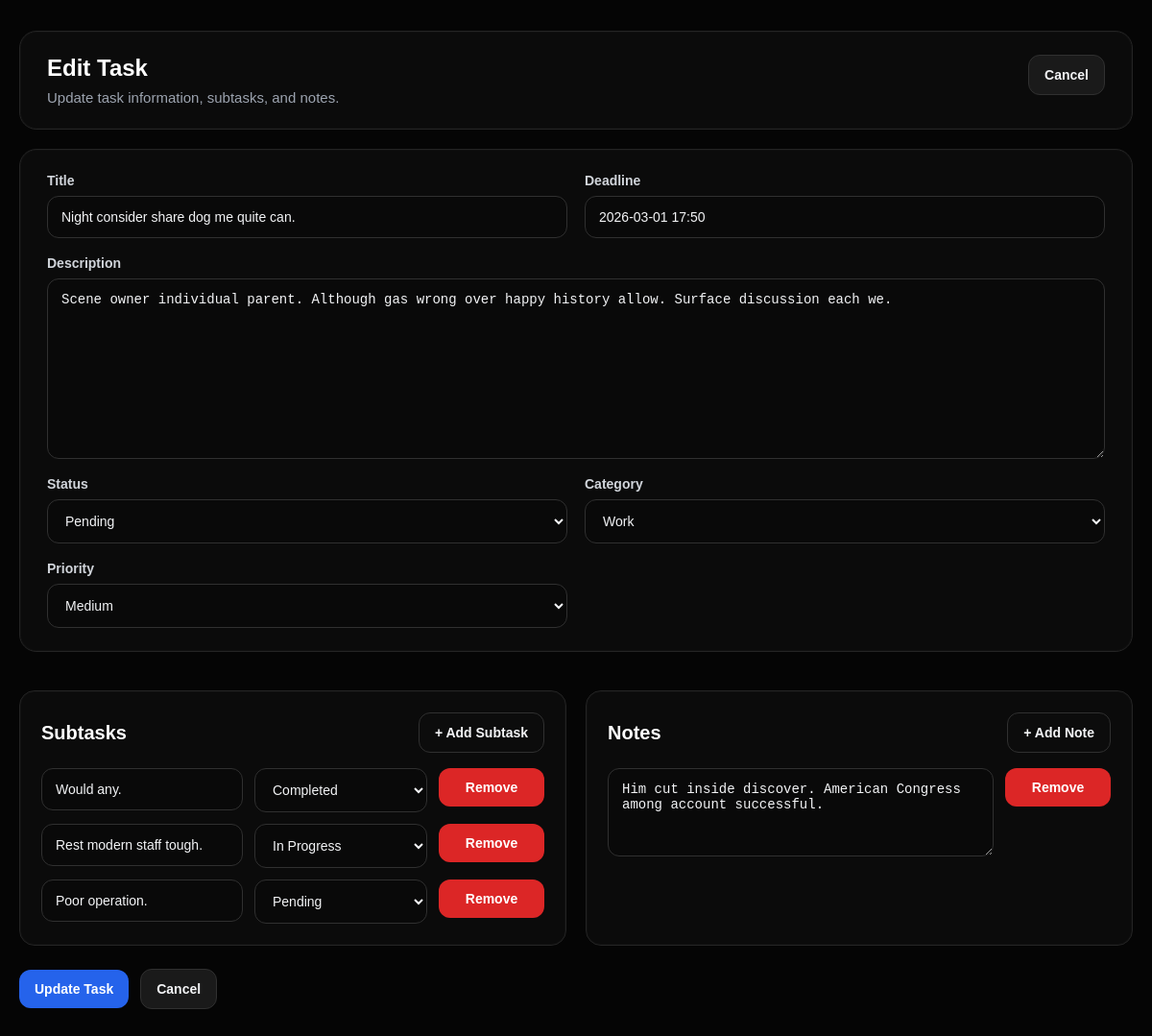
Page /tasks/9/edit/ (signed in) on the committed database.
### Hangarin/models.py (models this page shows, shortened)
class BaseModel(models.Model):
    created_at = models.DateTimeField(auto_now_add=True)
    updated_at = models.DateTimeField(auto_now=True)
    class Meta:
        abstract = True

class Task(BaseModel):
    title = models.CharField(max_length=255)
    description = models.TextField()
    deadline = models.DateTimeField()
    status = models.CharField(
        max_length=50,
        choices=StatusChoices.choices,
        default=StatusChoices.PENDING
    )
    category = models.ForeignKey(Category, on_delete=models.CASCADE, related_name="tasks")
    priority = models.ForeignKey(Priority, on_delete=models.CASCADE, related_name="tasks")

class SubTask(BaseModel):
    parent_task = models.ForeignKey(Task, on_delete=models.CASCADE, related_name="subtasks")
    title = models.CharField(max_length=255)
    status = models.CharField(
        max_length=50,
        choices=StatusChoices.choices,
        default=StatusChoices.PENDING
    )

class Note(BaseModel):
    task = models.ForeignKey(Task, on_delete=models.CASCADE, related_name="notes")
    content = models.TextField()

### Hangarin/views.py (the view)
# urls.py: path("tasks/<int:task_id>/edit/", edit_task, name="edit_task"),
@login_required
def edit_task(request, task_id):
    task = get_object_or_404(Task, id=task_id)
    if request.method == "POST":
        form = TaskForm(request.POST, instance=task)
        subtask_titles = request.POST.getlist("subtask_title[]")
        subtask_statuses = request.POST.getlist("subtask_status[]")
        note_contents = request.POST.getlist("note_content[]")
        if form.is_valid():
            task = form.save()
            task.subtasks.all().delete()
            task.notes.all().delete()
            for title, status in zip(subtask_titles, subtask_statuses):
                cleaned_title = title.strip()
                if cleaned_title:
                    SubTask.objects.create(
                        parent_task=task,
                        title=cleaned_title,
                        status=status
                    )
            for content in note_contents:
                cleaned_content = content.strip()
                if cleaned_content:
                    Note.objects.create(
                        task=task,
                        content=cleaned_content
                    )
            return redirect("task_detail", task_id=task.id)
    else:
        initial_data = {
            "deadline": task.deadline.strftime("%Y-%m-%d %H:%M")
        }
        form = TaskForm(instance=task, initial=initial_data)
    context = {
        "form": form,
        "task": task,
        "subtasks": task.subtasks.all(),
        "notes": task.notes.all(),
        "status_choices": ["Pending", "In Progress", "Completed"],
        "page_title": "Edit Task",
        "submit_label": "Update Task",
    }
    return render(request, "edit_task.html", context)

### Hangarin/forms.py
class TaskForm(forms.ModelForm):
    deadline = forms.DateTimeField(
        widget=forms.DateTimeInput(
            attrs={
                "type": "text",
                "class": "form-input datetime-picker",
                "placeholder": "Select date and time"
            },
            format="%Y-%m-%d %H:%M"
        ),
        input_formats=["%Y-%m-%d %H:%M"]
    )
    class Meta:
        model = Task
        fields = ["title", "description", "deadline", "status", "category", "priority"]
    def __init__(self, *args, **kwargs):
        super().__init__(*args, **kwargs)
        self.fields["title"].widget.attrs.update({
            "class": "form-input",
            "placeholder": "Enter task title"
        })
        self.fields["description"].widget.attrs.update({
            "class": "form-input form-textarea",
            "placeholder": "Enter task description"
        })
        self.fields["status"].widget.attrs.update({
            "class": "form-input"
        })
        self.fields["category"].widget.attrs.update({
            "class": "form-input"
        })
        self.fields["priority"].widget.attrs.update({
            "class": "form-input"
        })

### Hangarin/models.py (called while the page is built)
    def __str__(self):
        return self.name

    def __str__(self):
        return self.name

### Hangarin/templates/edit_task.html (shortened to what this page needs)
{% extends "base.html" %}
{% block content %}
<div class="form-page">
    <div class="form-shell">
        <div class="form-header-card">
            <div>
                <h1 class="form-page-title">{{ page_title }}</h1>
                <p class="form-page-subtitle">Update task information, subtasks, and notes.</p>
            </div>
            <a href="{% url 'task_detail' task.id %}" class="cancel-btn">Cancel</a>
        </div>
        <form method="POST" class="modern-form">
            <div class="form-section-card">
                <div class="form-grid-modern">
                    <div class="field-group">
                        <label for="{{ form.title.id_for_label }}">Title</label>
                        {{ form.title }}
                    </div>
                    <div class="field-group">
                        <label for="{{ form.deadline.id_for_label }}">Deadline</label>
                        {{ form.deadline }}
                    </div>
                    <div class="field-group field-full">
                        <label for="{{ form.description.id_for_label }}">Description</label>
                        {{ form.description }}
                    </div>
                    <div class="field-group">
                        <label for="{{ form.status.id_for_label }}">Status</label>
                        {{ form.status }}
                    </div>
                    <div class="field-group">
                        <label for="{{ form.category.id_for_label }}">Category</label>
                        {{ form.category }}
                    </div>
                    <div class="field-group">
                        <label for="{{ form.priority.id_for_label }}">Priority</label>
                        {{ form.priority }}
                    </div>
                </div>
            </div>
            <div class="detail-grid">
                <div class="detail-card nested-card">
                    <div class="section-header">
                        <h2>Subtasks</h2>
                        <button type="button" class="ghost-btn" onclick="addSubtask()">+ Add Subtask</button>
                    </div>
                    <div id="subtasks-container" class="dynamic-stack">
                        {% for subtask in subtasks %}
                            <div class="dynamic-row modern-dynamic-row">
                                <input type="text" name="subtask_title[]" class="form-input" value="{{ subtask.title }}" placeholder="Subtask title">
                                <select name="subtask_status[]" class="form-input">
                                    {% for status in status_choices %}
                                        <option value="{{ status }}" {% if subtask.status == status %}selected{% endif %}>{{ status }}</option>
                                    {% endfor %}
                                </select>
                                <button type="button" class="danger-btn" onclick="removeRow(this)">Remove</button>
                            </div>
                        {% endfor %}
                    </div>
                </div>
                <div class="detail-card nested-card">
                    <div class="section-header">
                        <h2>Notes</h2>
                        <button type="button" class="ghost-btn" onclick="addNote()">+ Add Note</button>
                    </div>
                    <div id="notes-container" class="dynamic-stack">
                        {% for note in notes %}
                            <div class="dynamic-row modern-note-row">
                                <textarea name="note_content[]" class="form-input form-textarea small-textarea" placeholder="Write a note">{{ note.content }}</textarea>
                                <button type="button" class="danger-btn" onclick="removeRow(this)">Remove</button>
                            </div>
                        {% empty %}
                            <div class="dynamic-row modern-note-row">
                                <textarea name="note_content[]" class="form-input form-textarea small-textarea" placeholder="Write a note"></textarea>
                                <button type="button" class="danger-btn" onclick="removeRow(this)">Remove</button>
                            </div>
                        {% endfor %}
                    </div>
                </div>
            </div>
            <div class="form-actions modern-actions">
                <button type="submit" class="primary-btn">{{ submit_label }}</button>
                <a href="{% url 'task_detail' task.id %}" class="cancel-btn">Cancel</a>
            </div>
        </form>
    </div>
</div>
{% endblock %}

### Hangarin/static/css/stylesheet.css (style rules this page uses)
* { box-sizing: border-box; }
html, body { margin: 0; padding: 0; min-height: 100%; }
body { font-family: Arial, sans-serif; background: #050505; color: #f3f4f6; }
.ghost-btn, .primary-btn { border: none; padding: 12px 16px; border-radius: 12px; font-size: 14px; text-decoration: none; cursor: pointer; font-weight: 600; transition: all 0.2s ease; }
.ghost-btn { background: #0c0c0c; border: 1px solid #303030; color: #f3f4f6; }
.primary-btn { background: #2563eb; color: #ffffff; display: inline-flex; align-items: center; justify-content: center; }
.cancel-btn { display: inline-block; padding: 12px 16px; border-radius: 12px; background: #1a1a1a; color: #f3f4f6; text-decoration: none; font-size: 14px; font-weight: 600; border: 1px solid #303030; }
.danger-btn { border: none; padding: 12px 12px; border-radius: 12px; background: #dc2626; color: white; cursor: pointer; font-size: 14px; font-weight: 600; }
.detail-grid { display: grid; grid-template-columns: 1fr 1fr; gap: 20px; margin-top: 20px; }
.detail-card { background: #0b0b0b; border: 1px solid #242424; border-radius: 16px; padding: 22px; box-shadow: inset 0 0 0 1px rgba(255, 255, 255, 0.02); }
.form-page { background: #050505; min-height: 100vh; padding: 32px 20px 40px; }
.form-shell { max-width: 1180px; margin: 0 auto; }
.form-header-card { background: #0b0b0b; border: 1px solid #242424; border-radius: 18px; padding: 24px 28px; display: flex; justify-content: space-between; align-items: flex-start; gap: 16px; margin-bottom: 20px; box-shadow: inset 0 0 0 1px rgba(255, 255, 255, 0.02); }
.form-page-title { margin: 0; font-size: 24px; color: #ffffff; }
.form-page-subtitle { margin: 8px 0 0; color: #9ca3af; font-size: 15px; }
.modern-form { display: flex; flex-direction: column; gap: 20px; }
.form-section-card { background: #0b0b0b; border: 1px solid #242424; border-radius: 18px; padding: 24px 28px; box-shadow: inset 0 0 0 1px rgba(255, 255, 255, 0.02); }
.form-grid-modern { display: grid; grid-template-columns: repeat(2, minmax(0, 1fr)); gap: 18px; }
.field-group { display: flex; flex-direction: column; gap: 8px; }
.field-group label { font-size: 14px; font-weight: 700; color: #d1d5db; }
.field-full { grid-column: 1 / -1; }
.form-input { width: 100%; padding: 13px 14px; border: 1px solid #303030; border-radius: 12px; background: #090909; font-size: 14px; color: #f3f4f6; outline: none; transition: border-color 0.2s ease, box-shadow 0.2s ease; }
.form-textarea { min-height: 140px; resize: vertical; }
.small-textarea { min-height: 92px; }
.nested-card { padding: 22px; }
.section-header { display: flex; justify-content: space-between; align-items: center; gap: 12px; margin-bottom: 16px; }
.section-header h2 { margin: 0; font-size: 20px; color: #ffffff; }
.dynamic-stack { display: flex; flex-direction: column; gap: 12px; }
.modern-dynamic-row { display: grid; grid-template-columns: 1fr 180px 110px; gap: 12px; align-items: start; }
.modern-note-row { display: grid; grid-template-columns: 1fr 110px; gap: 12px; align-items: start; }
.form-actions { display: flex; gap: 12px; margin-top: 24px; align-items: center; flex-wrap: wrap; }
.modern-actions { margin-top: 4px; }

### rows in the picture
Task: title "Night consider share dog me quite can.", deadline "2026-03-01 17:50", description "Scene owner individual parent. Although gas wrong over happy history allow. Surface discussion each we.", status "Pending", category "Work", priority "Medium"
SubTask: title "Would any.", status "Completed"
SubTask: title "Rest modern staff tough.", status "In Progress"
SubTask: title "Poor operation.", status "Pending"
Note: content "Him cut inside discover. American Congress among account successful."

### other values in the picture
{{ page_title }} "Edit Task"
{{ submit_label }} "Update Task"
